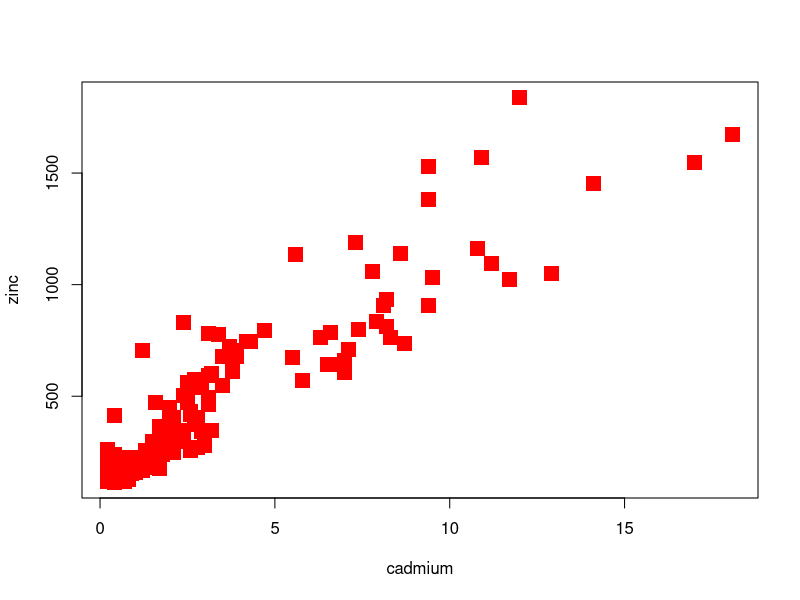
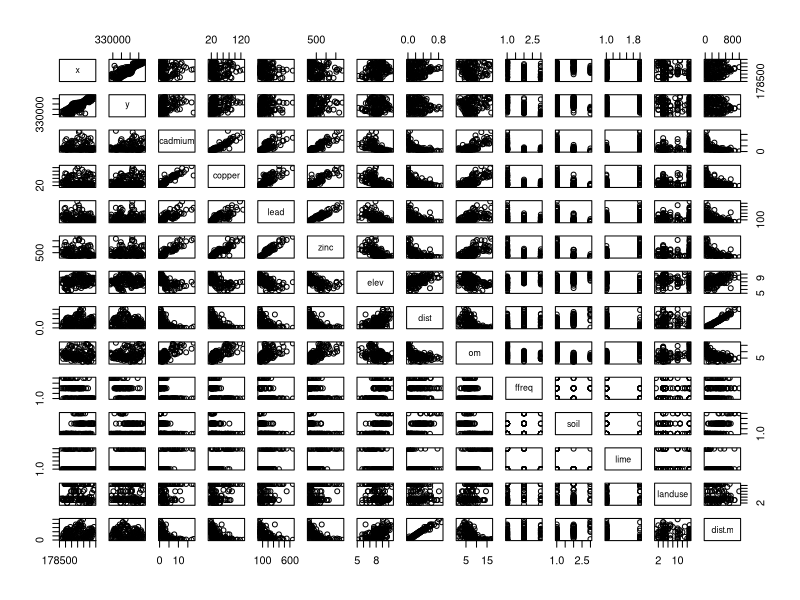
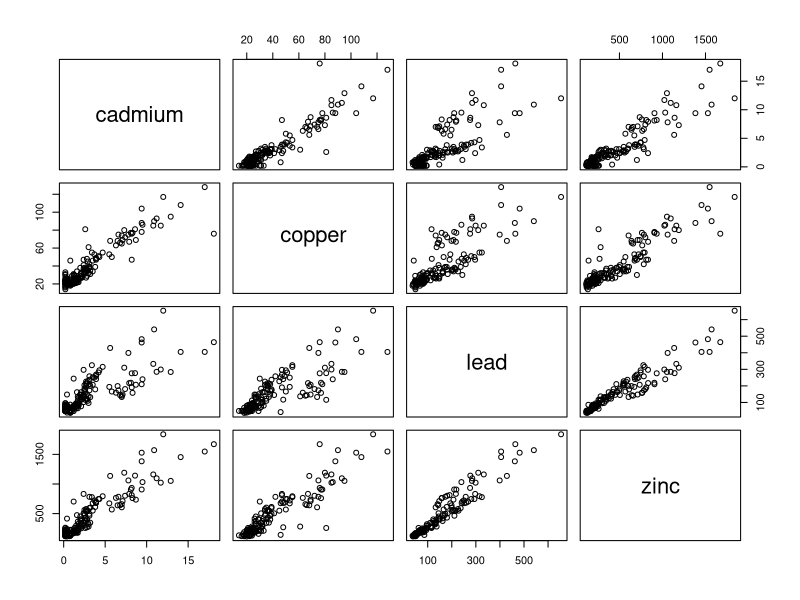
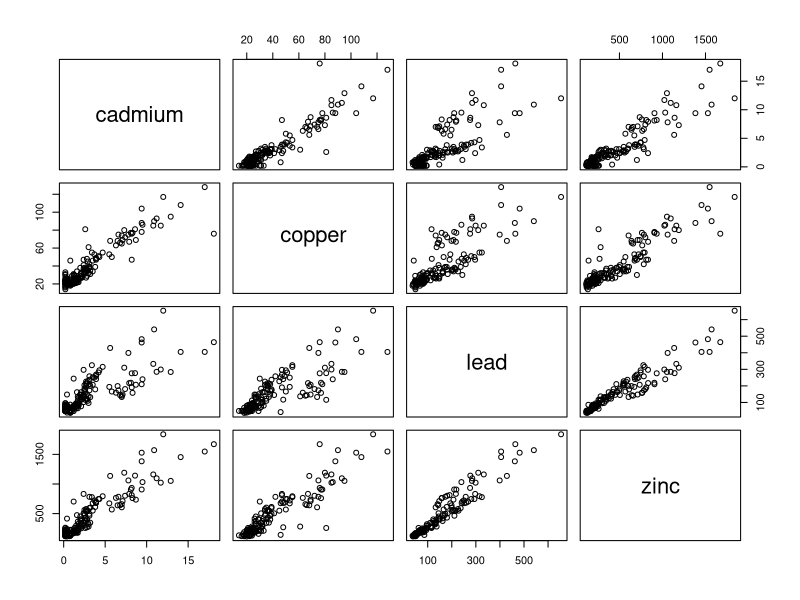
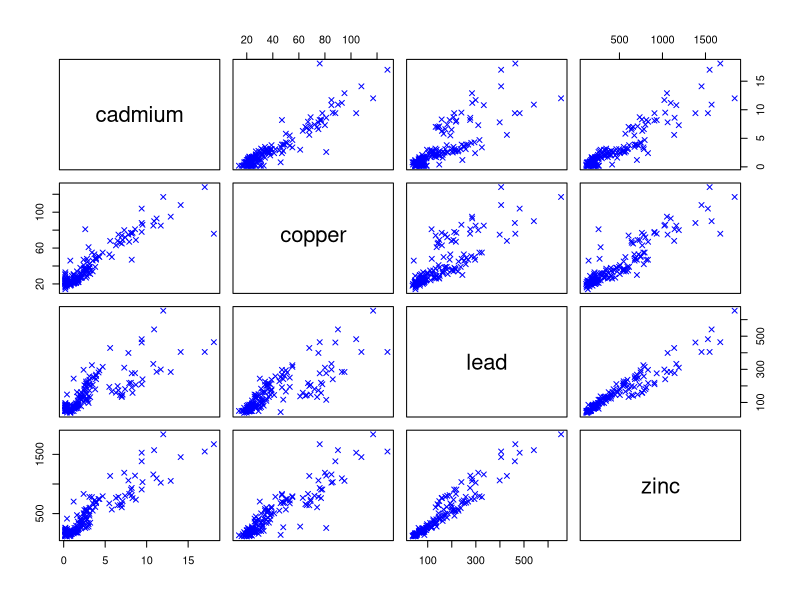
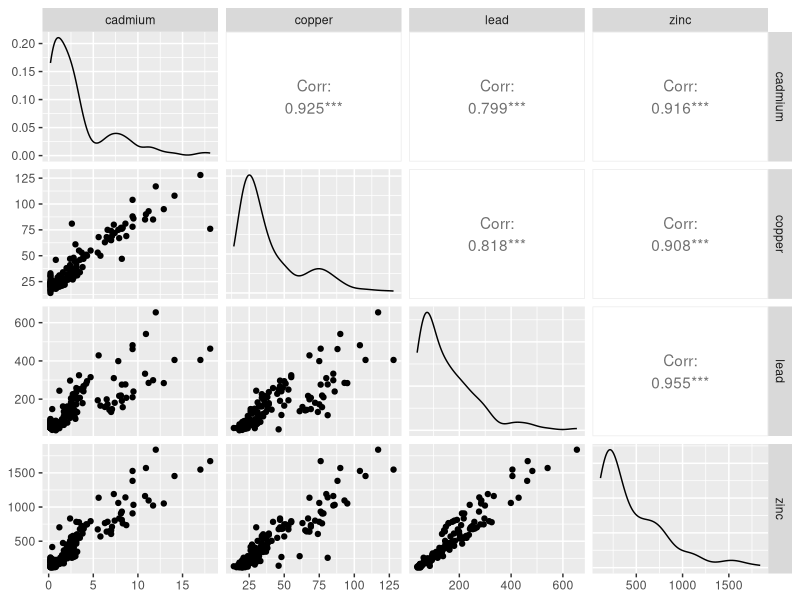

Here is the R script that generated these plots, in order:
### R_code_multipanel.r
### Multipanel in R: the second lecture of monitoring Ecosystem

install.packages("sp")
install.packages("GGally") #this is used for the function ggpairs() 

library(sp) #require(sp) is the same 
library(GGally) 

data(meuse) #there is a dataset available named meuse
attach (meuse)

#EXERCISE: see the names of the variabes and plot cadmium versus zinc
#there are two ways to see the names of the variables:
#the fist is

names (meuse)

#the second is 

#head (meuse)
plot(cadmium,zinc,pch=15,col="red",cex=2)

#Exercise:make all the possible paiwis plots of the dataset
#plot(x,cadmium)
#plot(x,zinc)
#plot...
#plot isn't a god idea, so we use pairs(meuse)

pairs(meuse)

#the result is a multipanel, that are all the graphs in one figure 
#in case you receive the error "the size is too large", you have to reshape with the mouse the graph window

pairs(~ cadmium+copper+lead+zinc, data=meuse)  

#grouping variabiles 
# ~ called "tilde" --> blocnum alt+126
# comma separates different arguments

pairs(meuse[,3:6])
#name of dataset + make the subset of the dataset  "," comma means "start from" ":" means "until"
#it is another way to to pairs(~ cadmium+copper+lead+zinc, data=meuse) 

#EXERCISE: prettify this graph = modify the characteristics of the graph

pairs(meuse[,3:6], col="blue", pch=4, cex=1)

#go up at the beginning of the code and istall another package: GGally
#GGally package will prettify the graph
#install the package and use the library(GGally)

ggpairs(meuse[,3:6])

#reading of the graph: cadium and copper have very high correlation (0<correlation<1)
